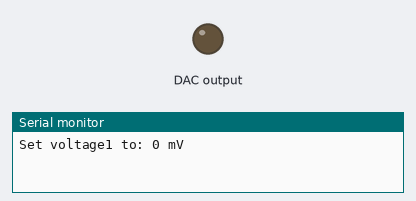
Bench run of a sketch on a simulated ESP32. Shown: output pins drawn as LEDs (lit = HIGH), the last lines printed to the serial monitor. Wiring (inferred from the names in the program): MCP4725 DAC at I2C address 0x60.

Above: at 0.1 s.
At 6.1 s:
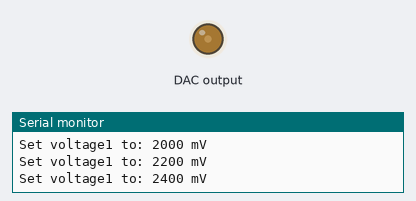
At 12.6 s:
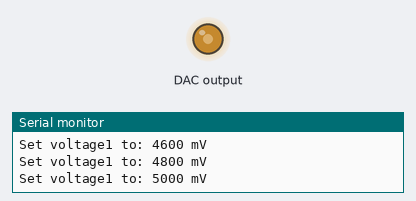
At 25.1 s:
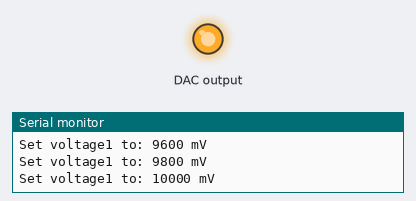
Timing chart, 0 to 26.6 s (numbered marks = the images above):
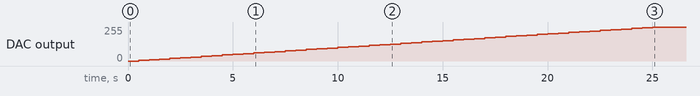

The sketch:

03_DAC0_10V.ino
```cpp
/*Hankerila  ADI16 uses the MCP4725 to output a voltage ranging from 0 to 10 volts.*/
/*HANKERILA CONTROLLER STORE : https://www.aliexpress.com/store/1103673574*/
#include <Wire.h>


#define SDA 4
#define SCL 5
// Define the I2C address of MCP4725.
const int MCP4725_ADDR1 = 0x60;
const int MCP4725_ADDR2 = 0x61;

// This function is used to convert the input value (ranging from 0 to 4095) into appropriate data and then send it to MCP4725.
// The input parameter 'voltage_mV' represents the voltage value in millivolts that needs to be converted and sent.
void setVoltage(int voltage_mV) {
    // Map the input voltage value (in the range of 0 - 5000 mV) to a value within the range of 0 - 4095.
    // This mapping is likely to adjust the input voltage range to fit the requirements of the MCP4725 device.
    int val = map(voltage_mV, 0, 5000, 0, 4095);
    Wire.beginTransmission(MCP4725_ADDR1);
    // Write the most significant byte of the converted value to the device.
    // The '& 0xFF' operation is used to ensure that only the lower 8 bits are considered.
    Wire.write((val >> 8) & 0xFF);
    // Write the least significant byte of the converted value to the device.
    Wire.write(val & 0xFF);
    // End the I2C transmission to complete sending the data to the device.
    Wire.endTransmission();
}

void setVoltage2(int voltage_mV2) {
    int val2 = map(voltage_mV2, 0, 5000, 0, 4095);
    Wire.beginTransmission(MCP4725_ADDR2);
    Wire.write((val2 >> 8) & 0xFF);
    Wire.write(val2 & 0xFF);
    Wire.endTransmission();
}

void setup() {

    Serial.begin(115200);
    Wire.begin(SDA, SCL);   //GPIO4-SDA GPIO5-SCL
}

void loop() {
    // This is an example loop that gradually increases the voltage from 0V to 5V.
    // The voltage is incremented by 0.1V (represented as 100 mV ) each time.
    //Because we output 0-10V, amplified by a factor of 2, the DAC output is 0.2V when the increment is 100mv
    for (int voltage_mV = 0; voltage_mV <= 5000; voltage_mV += 100) {
        setVoltage(voltage_mV);
        Serial.print("Set voltage1 to: ");
        Serial.print(voltage_mV*2);
        Serial.println(" mV");
        delay(500);
    }
    for (int voltage_mV2 = 0; voltage_mV2 <= 5000; voltage_mV2 += 100) {
        setVoltage2(voltage_mV2);
        Serial.print("Set voltage2 to: ");
        Serial.print(voltage_mV2*2);
        Serial.println(" mV");
        delay(500);
    }
}
   
```

Measured:
- by itself, DAC output: moves from 0/255 to 255/255 over 24.5 s
